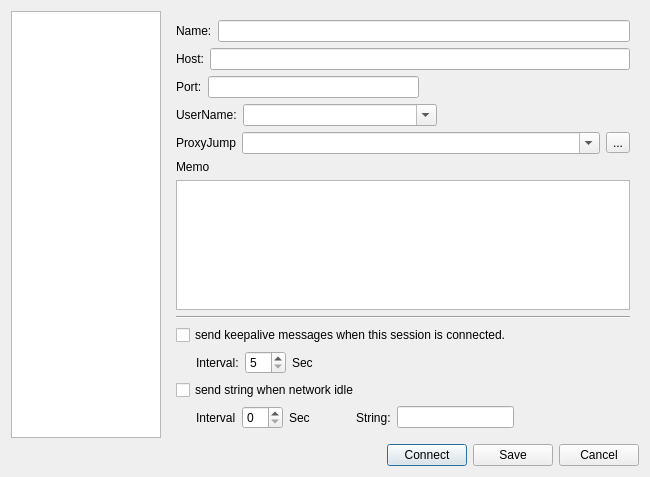
<?xml version="1.0" encoding="UTF-8"?>
<ui version="4.0">
 <class>QWoSessionProperty</class>
 <widget class="QDialog" name="QWoSessionProperty">
  <property name="geometry">
   <rect>
    <x>0</x>
    <y>0</y>
    <width>650</width>
    <height>477</height>
   </rect>
  </property>
  <property name="windowTitle">
   <string>Dialog</string>
  </property>
  <layout class="QVBoxLayout" name="verticalLayout_3">
   <item>
    <layout class="QVBoxLayout" name="verticalLayout_2">
     <item>
      <layout class="QHBoxLayout" name="horizontalLayout">
       <property name="sizeConstraint">
        <enum>QLayout::SetMaximumSize</enum>
       </property>
       <item>
        <widget class="QTreeView" name="tree">
         <property name="sizePolicy">
          <sizepolicy hsizetype="Minimum" vsizetype="Expanding">
           <horstretch>0</horstretch>
           <verstretch>0</verstretch>
          </sizepolicy>
         </property>
         <property name="minimumSize">
          <size>
           <width>150</width>
           <height>0</height>
          </size>
         </property>
         <property name="maximumSize">
          <size>
           <width>150</width>
           <height>16777215</height>
          </size>
         </property>
         <property name="allColumnsShowFocus">
          <bool>false</bool>
         </property>
         <attribute name="headerVisible">
          <bool>false</bool>
         </attribute>
        </widget>
       </item>
       <item>
        <widget class="QStackedWidget" name="stacked">
         <widget class="QWidget" name="connectWidget">
          <layout class="QVBoxLayout" name="verticalLayout_4">
           <item>
            <layout class="QVBoxLayout" name="vbox">
             <property name="spacing">
              <number>6</number>
             </property>
             <item>
              <layout class="QHBoxLayout" name="horizontalLayout_3">
               <item>
                <widget class="QLabel" name="label">
                 <property name="text">
                  <string>Name:</string>
                 </property>
                </widget>
               </item>
               <item>
                <widget class="QLineEdit" name="hostName"/>
               </item>
              </layout>
             </item>
             <item>
              <layout class="QHBoxLayout" name="horizontalLayout_4">
               <item>
                <widget class="QLabel" name="label_2">
                 <property name="text">
                  <string>Host:</string>
                 </property>
                </widget>
               </item>
               <item>
                <widget class="QLineEdit" name="host"/>
               </item>
              </layout>
             </item>
             <item>
              <layout class="QHBoxLayout" name="horizontalLayout_5">
               <item>
                <widget class="QLabel" name="label_5">
                 <property name="text">
                  <string>Port:</string>
                 </property>
                </widget>
               </item>
               <item>
                <widget class="QLineEdit" name="port"/>
               </item>
               <item>
                <spacer name="horizontalSpacer_3">
                 <property name="orientation">
                  <enum>Qt::Horizontal</enum>
                 </property>
                 <property name="sizeHint" stdset="0">
                  <size>
                   <width>40</width>
                   <height>0</height>
                  </size>
                 </property>
                </spacer>
               </item>
              </layout>
             </item>
             <item>
              <layout class="QHBoxLayout" name="hboxuser">
               <item>
                <widget class="QLabel" name="label_8">
                 <property name="text">
                  <string>UserName:</string>
                 </property>
                </widget>
               </item>
               <item>
                <widget class="QComboBox" name="userName">
                 <property name="sizePolicy">
                  <sizepolicy hsizetype="Expanding" vsizetype="Fixed">
                   <horstretch>0</horstretch>
                   <verstretch>0</verstretch>
                  </sizepolicy>
                 </property>
                 <property name="editable">
                  <bool>true</bool>
                 </property>
                </widget>
               </item>
               <item>
                <spacer name="horizontalSpacer_5">
                 <property name="orientation">
                  <enum>Qt::Horizontal</enum>
                 </property>
                 <property name="sizeHint" stdset="0">
                  <size>
                   <width>40</width>
                   <height>0</height>
                  </size>
                 </property>
                </spacer>
               </item>
              </layout>
             </item>
             <item>
              <layout class="QHBoxLayout" name="horizontalLayout_6">
               <item>
                <widget class="QLabel" name="label_9">
                 <property name="text">
                  <string>ProxyJump</string>
                 </property>
                </widget>
               </item>
               <item>
                <widget class="QComboBox" name="jump">
                 <property name="sizePolicy">
                  <sizepolicy hsizetype="Expanding" vsizetype="Fixed">
                   <horstretch>0</horstretch>
                   <verstretch>0</verstretch>
                  </sizepolicy>
                 </property>
                 <property name="editable">
                  <bool>true</bool>
                 </property>
                 <property name="sizeAdjustPolicy">
                  <enum>QComboBox::AdjustToContents</enum>
                 </property>
                </widget>
               </item>
               <item>
                <widget class="QToolButton" name="jumpBrowser">
                 <property name="text">
                  <string>...</string>
                 </property>
                </widget>
               </item>
              </layout>
             </item>
             <item>
              <layout class="QVBoxLayout" name="verticalLayout">
               <item>
                <widget class="QLabel" name="label_6">
                 <property name="text">
                  <string>Memo</string>
                 </property>
                </widget>
               </item>
               <item>
                <widget class="QPlainTextEdit" name="memo"/>
               </item>
              </layout>
             </item>
            </layout>
           </item>
           <item>
            <spacer name="verticalSpacer">
             <property name="orientation">
              <enum>Qt::Vertical</enum>
             </property>
             <property name="sizeHint" stdset="0">
              <size>
               <width>20</width>
               <height>20</height>
              </size>
             </property>
            </spacer>
           </item>
           <item>
            <widget class="Line" name="line">
             <property name="orientation">
              <enum>Qt::Horizontal</enum>
             </property>
            </widget>
           </item>
           <item>
            <widget class="QCheckBox" name="checkBox">
             <property name="text">
              <string>send keepalive messages when this session is connected.</string>
             </property>
            </widget>
           </item>
           <item>
            <layout class="QHBoxLayout" name="horizontalLayout_7">
             <item>
              <spacer name="horizontalSpacer_2">
               <property name="orientation">
                <enum>Qt::Horizontal</enum>
               </property>
               <property name="sizeType">
                <enum>QSizePolicy::Fixed</enum>
               </property>
               <property name="sizeHint" stdset="0">
                <size>
                 <width>20</width>
                 <height>20</height>
                </size>
               </property>
              </spacer>
             </item>
             <item>
              <widget class="QLabel" name="label_3">
               <property name="text">
                <string>Interval:</string>
               </property>
              </widget>
             </item>
             <item>
              <widget class="QSpinBox" name="spinBox">
               <property name="minimum">
                <number>5</number>
               </property>
              </widget>
             </item>
             <item>
              <widget class="QLabel" name="label_10">
               <property name="text">
                <string>Sec</string>
               </property>
              </widget>
             </item>
             <item>
              <spacer name="horizontalSpacer_4">
               <property name="orientation">
                <enum>Qt::Horizontal</enum>
               </property>
               <property name="sizeHint" stdset="0">
                <size>
                 <width>40</width>
                 <height>20</height>
                </size>
               </property>
              </spacer>
             </item>
            </layout>
           </item>
           <item>
            <widget class="QCheckBox" name="checkBox_2">
             <property name="text">
              <string>send string when network idle</string>
             </property>
            </widget>
           </item>
           <item>
            <layout class="QHBoxLayout" name="horizontalLayout_8">
             <item>
              <spacer name="horizontalSpacer_6">
               <property name="orientation">
                <enum>Qt::Horizontal</enum>
               </property>
               <property name="sizeType">
                <enum>QSizePolicy::Fixed</enum>
               </property>
               <property name="sizeHint" stdset="0">
                <size>
                 <width>20</width>
                 <height>20</height>
                </size>
               </property>
              </spacer>
             </item>
             <item>
              <widget class="QLabel" name="label_4">
               <property name="text">
                <string>Interval</string>
               </property>
              </widget>
             </item>
             <item>
              <widget class="QSpinBox" name="spinBox_2"/>
             </item>
             <item>
              <widget class="QLabel" name="label_11">
               <property name="text">
                <string>Sec</string>
               </property>
              </widget>
             </item>
             <item>
              <spacer name="horizontalSpacer_8">
               <property name="orientation">
                <enum>Qt::Horizontal</enum>
               </property>
               <property name="sizeType">
                <enum>QSizePolicy::Fixed</enum>
               </property>
               <property name="sizeHint" stdset="0">
                <size>
                 <width>40</width>
                 <height>20</height>
                </size>
               </property>
              </spacer>
             </item>
             <item>
              <widget class="QLabel" name="label_7">
               <property name="text">
                <string>String:</string>
               </property>
              </widget>
             </item>
             <item>
              <widget class="QLineEdit" name="lineEdit"/>
             </item>
             <item>
              <spacer name="horizontalSpacer_7">
               <property name="orientation">
                <enum>Qt::Horizontal</enum>
               </property>
               <property name="sizeHint" stdset="0">
                <size>
                 <width>40</width>
                 <height>20</height>
                </size>
               </property>
              </spacer>
             </item>
            </layout>
           </item>
          </layout>
         </widget>
         <widget class="QWidget" name="authenticationWidget">
          <layout class="QVBoxLayout" name="verticalLayout_6">
           <item>
            <layout class="QVBoxLayout" name="vbox_2">
             <property name="spacing">
              <number>6</number>
             </property>
             <item>
              <layout class="QHBoxLayout" name="horizontalLayout_12">
               <item>
                <widget class="QLabel" name="label_16">
                 <property name="text">
                  <string>Login:</string>
                 </property>
                </widget>
               </item>
               <item>
                <widget class="QComboBox" name="authType">
                 <item>
                  <property name="text">
                   <string>Password</string>
                  </property>
                 </item>
                 <item>
                  <property name="text">
                   <string>IdentifyFile</string>
                  </property>
                 </item>
                </widget>
               </item>
               <item>
                <spacer name="horizontalSpacer_11">
                 <property name="orientation">
                  <enum>Qt::Horizontal</enum>
                 </property>
                 <property name="sizeHint" stdset="0">
                  <size>
                   <width>40</width>
                   <height>0</height>
                  </size>
                 </property>
                </spacer>
               </item>
              </layout>
             </item>
             <item>
              <layout class="QHBoxLayout" name="passLayout">
               <item>
                <widget class="QLabel" name="label_17">
                 <property name="text">
                  <string>Password:</string>
                 </property>
                </widget>
               </item>
               <item>
                <widget class="QLineEdit" name="password">
                 <property name="echoMode">
                  <enum>QLineEdit::PasswordEchoOnEdit</enum>
                 </property>
                </widget>
               </item>
               <item>
                <spacer name="horizontalSpacer_12">
                 <property name="orientation">
                  <enum>Qt::Horizontal</enum>
                 </property>
                 <property name="sizeHint" stdset="0">
                  <size>
                   <width>40</width>
                   <height>0</height>
                  </size>
                 </property>
                </spacer>
               </item>
              </layout>
             </item>
             <item>
              <layout class="QHBoxLayout" name="identifyLayout">
               <item>
                <widget class="QLabel" name="label_18">
                 <property name="text">
                  <string>IdentifyFile:</string>
                 </property>
                </widget>
               </item>
               <item>
                <widget class="QComboBox" name="identify">
                 <property name="sizePolicy">
                  <sizepolicy hsizetype="Expanding" vsizetype="Fixed">
                   <horstretch>0</horstretch>
                   <verstretch>0</verstretch>
                  </sizepolicy>
                 </property>
                 <property name="editable">
                  <bool>true</bool>
                 </property>
                </widget>
               </item>
               <item>
                <widget class="QToolButton" name="identifyBrowser">
                 <property name="text">
                  <string>...</string>
                 </property>
                </widget>
               </item>
              </layout>
             </item>
            </layout>
           </item>
           <item>
            <spacer name="verticalSpacer_2">
             <property name="orientation">
              <enum>Qt::Vertical</enum>
             </property>
             <property name="sizeHint" stdset="0">
              <size>
               <width>20</width>
               <height>40</height>
              </size>
             </property>
            </spacer>
           </item>
          </layout>
         </widget>
         <widget class="QWidget" name="terminalWidget">
          <layout class="QVBoxLayout" name="verticalLayout_5">
           <item>
            <widget class="QGroupBox" name="groupBox">
             <property name="title">
              <string>Emulation</string>
             </property>
            </widget>
           </item>
           <item>
            <widget class="QGroupBox" name="groupBox_2">
             <property name="title">
              <string>Scroll Buffer</string>
             </property>
            </widget>
           </item>
           <item>
            <widget class="QGroupBox" name="groupBox_3">
             <property name="title">
              <string>Translation</string>
             </property>
            </widget>
           </item>
           <item>
            <widget class="QGroupBox" name="groupBox_4">
             <property name="title">
              <string>Keyboard</string>
             </property>
            </widget>
           </item>
          </layout>
         </widget>
         <widget class="QWidget" name="appearanceWidget">
          <layout class="QVBoxLayout" name="verticalLayout_7">
           <item>
            <layout class="QVBoxLayout" name="verticalLayout_8">
             <item>
              <widget class="QLabel" name="label_12">
               <property name="sizePolicy">
                <sizepolicy hsizetype="Preferred" vsizetype="Minimum">
                 <horstretch>0</horstretch>
                 <verstretch>0</verstretch>
                </sizepolicy>
               </property>
               <property name="maximumSize">
                <size>
                 <width>16777215</width>
                 <height>20</height>
                </size>
               </property>
               <property name="text">
                <string>TextLabel</string>
               </property>
              </widget>
             </item>
             <item>
              <widget class="QWidget" name="widget" native="true"/>
             </item>
            </layout>
           </item>
           <item>
            <widget class="QGroupBox" name="groupBox_5">
             <property name="title">
              <string>Font</string>
             </property>
            </widget>
           </item>
           <item>
            <widget class="QGroupBox" name="groupBox_7">
             <property name="title">
              <string>Cursor</string>
             </property>
            </widget>
           </item>
          </layout>
         </widget>
         <widget class="QWidget" name="fileTransferWidget">
          <layout class="QVBoxLayout" name="verticalLayout_9">
           <item>
            <layout class="QHBoxLayout" name="horizontalLayout_10">
             <item>
              <widget class="QLabel" name="label_13">
               <property name="text">
                <string>Upload Path：</string>
               </property>
              </widget>
             </item>
             <item>
              <widget class="QLineEdit" name="szUpload"/>
             </item>
            </layout>
           </item>
           <item>
            <layout class="QHBoxLayout" name="horizontalLayout_11">
             <item>
              <widget class="QLabel" name="label_14">
               <property name="text">
                <string>DownLoad Path</string>
               </property>
              </widget>
             </item>
             <item>
              <widget class="QLineEdit" name="rzDown"/>
             </item>
            </layout>
           </item>
           <item>
            <spacer name="verticalSpacer_3">
             <property name="orientation">
              <enum>Qt::Vertical</enum>
             </property>
             <property name="sizeHint" stdset="0">
              <size>
               <width>20</width>
               <height>347</height>
              </size>
             </property>
            </spacer>
           </item>
          </layout>
         </widget>
        </widget>
       </item>
      </layout>
     </item>
     <item>
      <layout class="QHBoxLayout" name="horizontalLayout_2">
       <property name="sizeConstraint">
        <enum>QLayout::SetMaximumSize</enum>
       </property>
       <item>
        <spacer name="horizontalSpacer">
         <property name="orientation">
          <enum>Qt::Horizontal</enum>
         </property>
         <property name="sizeHint" stdset="0">
          <size>
           <width>40</width>
           <height>20</height>
          </size>
         </property>
        </spacer>
       </item>
       <item>
        <widget class="QPushButton" name="connect">
         <property name="text">
          <string>Connect</string>
         </property>
        </widget>
       </item>
       <item>
        <widget class="QPushButton" name="save">
         <property name="text">
          <string>Save</string>
         </property>
        </widget>
       </item>
       <item>
        <widget class="QPushButton" name="cancel">
         <property name="text">
          <string>Cancel</string>
         </property>
        </widget>
       </item>
      </layout>
     </item>
    </layout>
   </item>
  </layout>
 </widget>
 <resources/>
 <connections/>
</ui>
